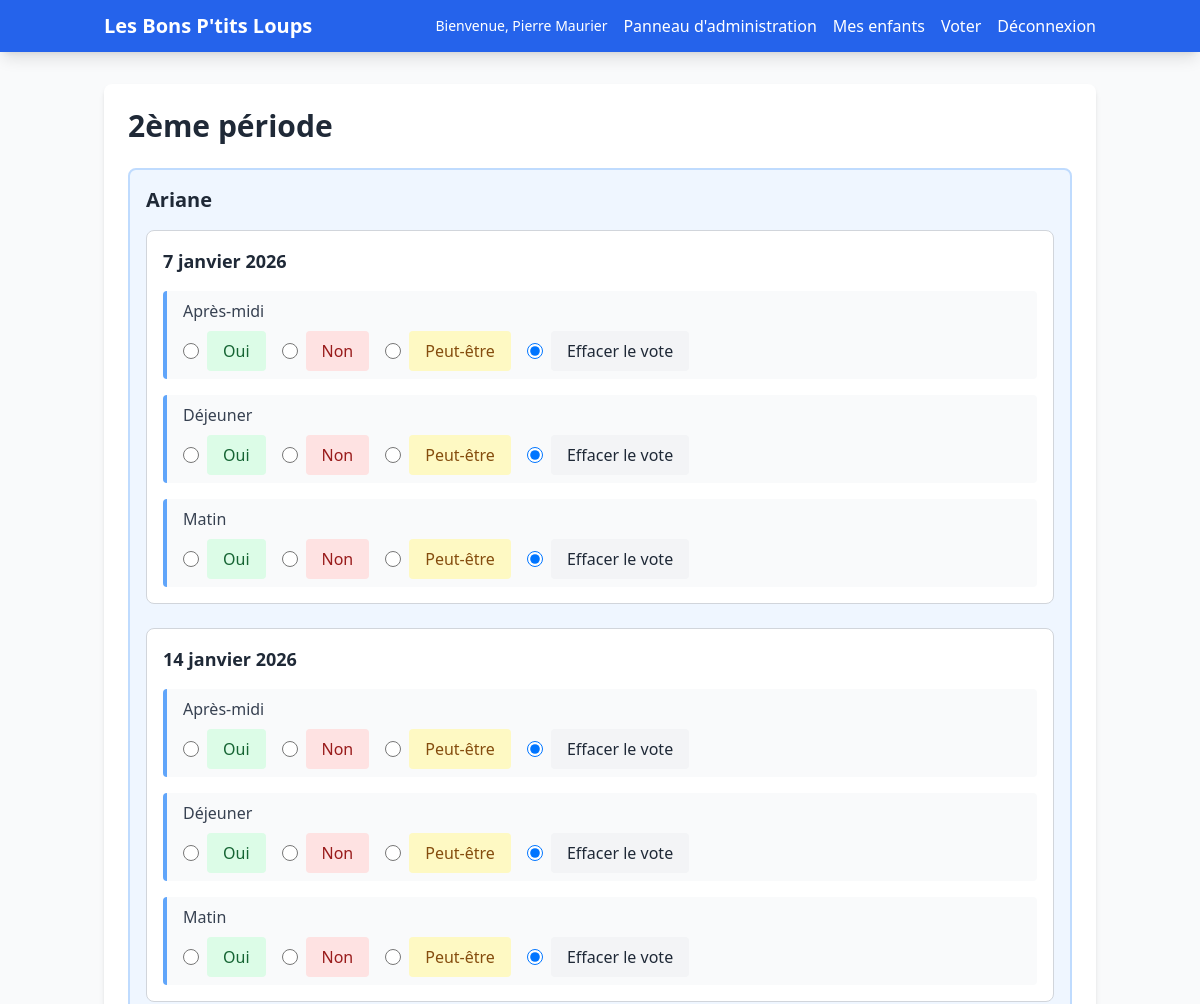
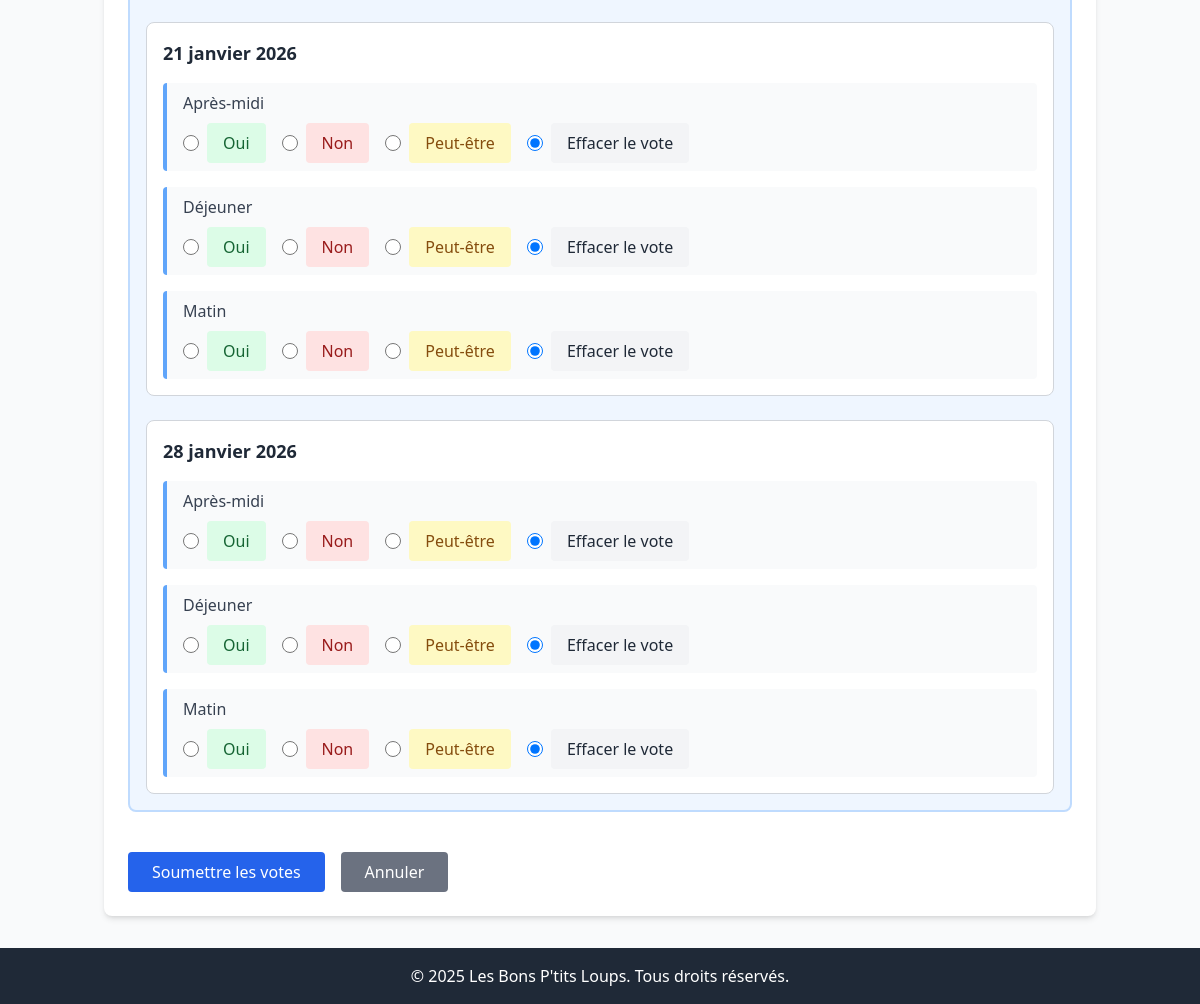
The page /voting/3/vote/ (signed in) on the database its author committed (2 pictures, top to bottom).
### accounts/models.py (models this page shows, shortened)
class CustomUser(AbstractUser):
    is_parent = models.BooleanField(default=False, verbose_name=_('Parent'))
    is_admin = models.BooleanField(default=False, verbose_name=_('Administrateur'))
    class Meta:
        verbose_name = _('Utilisateur')
        verbose_name_plural = _('Utilisateurs')

### voting/models.py (models this page shows, shortened)
class DateGroup(models.Model):
    STATUS_CHOICES = [
        ('active', _('Actif')),
        ('closed', _('Fermé')),
    ]
    title = models.CharField(max_length=200, verbose_name=_('Titre'))
    description = models.TextField(blank=True, null=True, verbose_name=_('Description'))
    created_by = models.ForeignKey(settings.AUTH_USER_MODEL, on_delete=models.CASCADE, related_name='created_date_groups', verbose_name=_('Créé par'))
    created_at = models.DateTimeField(auto_now_add=True, verbose_name=_('Date de création'))
    is_active = models.BooleanField(default=True, verbose_name=_('Actif'))
    status = models.CharField(max_length=10, choices=STATUS_CHOICES, default='active', verbose_name=_('Statut'))
    class Meta:
        verbose_name = _('Groupe de dates')
        verbose_name_plural = _('Groupes de dates')
        ordering = ['-created_at']
    def can_vote(self):
        return self.status == 'active' and self.is_active

class DateOption(models.Model):
    date_group = models.ForeignKey(DateGroup, on_delete=models.CASCADE, related_name='date_options', verbose_name=_('Groupe de dates'))
    date = models.DateField(verbose_name=_('Date'))
    class Meta:
        verbose_name = _('Option de date')
        verbose_name_plural = _('Options de dates')
        ordering = ['date']

class TimeSlot(models.Model):
    PERIOD_CHOICES = [
        ('morning', _('Matin')),
        ('lunch', _('Déjeuner')),
        ('afternoon', _('Après-midi')),
    ]
    date_option = models.ForeignKey(DateOption, on_delete=models.CASCADE, related_name='time_slots', verbose_name=_('Option de date'))
    period = models.CharField(max_length=10, choices=PERIOD_CHOICES, verbose_name=_('Période'))
    class Meta:
        verbose_name = _('Créneau horaire')
        verbose_name_plural = _('Créneaux horaires')
        unique_together = [['date_option', 'period']]
        ordering = ['date_option', 'period']

### children/models.py (models this page shows, shortened)
class Child(models.Model):
    name = models.CharField(max_length=100, verbose_name=_('Nom'))
    birth_date = models.DateField(verbose_name=_('Date de naissance'))
    parent = models.ForeignKey(settings.AUTH_USER_MODEL, on_delete=models.CASCADE, related_name='children', verbose_name=_('Parent'))
    class Meta:
        verbose_name = _('Enfant')
        verbose_name_plural = _('Enfants')
        ordering = ['name']

### voting/views.py (the view, shortened to what this page needs)
# urls.py: path('<int:group_id>/vote/', views.vote_view, name='vote'),
@login_required
def vote_view(request, group_id):
    date_group = get_object_or_404(DateGroup, pk=group_id, is_active=True)
    if not date_group.can_vote():
        messages.warning(request, _('Ce groupe de dates est fermé. Vous ne pouvez plus voter, mais vous pouvez consulter les résultats.'))
        return redirect('voting:results', group_id=group_id)
    date_options = date_group.date_options.prefetch_related('time_slots')
    children = Child.objects.filter(parent=request.user)
    if not children.exists():
        messages.warning(request, _('Vous devez enregistrer au moins un enfant avant de voter.'))
        return redirect('children:dashboard')
    existing_votes = {}
    for child in children:
        child_votes = {}
        votes = Vote.objects.filter(
            child=child,
            time_slot__date_option__date_group=date_group
        ).select_related('time_slot', 'time_slot__date_option')
        for vote in votes:
            child_votes[vote.time_slot.id] = vote.choice
        existing_votes[child.id] = child_votes
    context = {
        'date_group': date_group,
        'date_options': date_options,
        'children': children,
        'existing_votes': existing_votes,
    }
    return render(request, 'voting/vote.html', context)

### voting/templatetags/voting_tags.py (called while the page is built)
@register.filter
def get_item(dictionary, key):
    if dictionary is None:
        return None
    return dictionary.get(key)

### voting/templates/voting/vote.html (shortened to what this page needs)
{% extends 'base.html' %}
{% load voting_tags %}
{% load i18n %}
{% block content %}
<div class="bg-white rounded-lg shadow-md p-6">
    <h1 class="text-3xl font-bold text-gray-800 mb-4">{{ date_group.title }}</h1>
    <form method="post" class="space-y-6">
        <div class="space-y-6">
            {% for child in children %}
                <div class="border-2 border-blue-200 rounded-lg p-4 bg-blue-50">
                    <h2 class="text-xl font-bold text-gray-800 mb-4">{{ child.name }}</h2>
                    <div class="space-y-6">
                        {% for option in date_options %}
                            <div class="border border-gray-300 rounded-lg p-4 bg-white">
                                <h3 class="text-lg font-semibold text-gray-800 mb-4">{{ option.date|date }}</h3>
                                <div class="space-y-4">
                                    {% for time_slot in option.time_slots.all %}
                                        <div class="border-l-4 border-blue-400 pl-4 py-2 bg-gray-50 rounded">
                                            <h4 class="font-medium text-gray-700 mb-2">{{ time_slot.get_period_display }}</h4>
                                            <div class="flex space-x-4">
                                                <label class="flex items-center space-x-2 cursor-pointer">
                                                    <input type="radio" name="choice_{{ child.id }}_{{ time_slot.id }}" value="yes"
                                                           {% with child_votes=existing_votes|get_item:child.id %}
                                                           {% endwith %}
                                                           class="w-4 h-4 text-green-600">
                                                    <span class="bg-green-100 text-green-800 px-4 py-2 rounded hover:bg-green-200 transition">{% trans "Oui" %}</span>
                                                </label>
                                                <label class="flex items-center space-x-2 cursor-pointer">
                                                    <input type="radio" name="choice_{{ child.id }}_{{ time_slot.id }}" value="no"
                                                           {% with child_votes=existing_votes|get_item:child.id %}
                                                           {% endwith %}
                                                           class="w-4 h-4 text-red-600">
                                                    <span class="bg-red-100 text-red-800 px-4 py-2 rounded hover:bg-red-200 transition">{% trans "Non" %}</span>
                                                </label>
                                                <label class="flex items-center space-x-2 cursor-pointer">
                                                    <input type="radio" name="choice_{{ child.id }}_{{ time_slot.id }}" value="maybe"
                                                           {% with child_votes=existing_votes|get_item:child.id %}
                                                           {% endwith %}
                                                           class="w-4 h-4 text-yellow-600">
                                                    <span class="bg-yellow-100 text-yellow-800 px-4 py-2 rounded hover:bg-yellow-200 transition">{% trans "Peut-être" %}</span>
                                                </label>
                                                <label class="flex items-center space-x-2 cursor-pointer">
                                                    <input type="radio" name="choice_{{ child.id }}_{{ time_slot.id }}" value=""
                                                           {% with child_votes=existing_votes|get_item:child.id %}
                                                               {% if not child_votes|get_item:time_slot.id %}checked{% endif %}
                                                           {% endwith %}
                                                           class="w-4 h-4 text-gray-600">
                                                    <span class="bg-gray-100 text-gray-800 px-4 py-2 rounded hover:bg-gray-200 transition">{% trans "Effacer le vote" %}</span>
                                                </label>
                                            </div>
                                        </div>
                                    {% endfor %}
                                </div>
                            </div>
                        {% endfor %}
                    </div>
                </div>
            {% endfor %}
        </div>
        <div class="flex space-x-4 pt-4">
            <button type="submit" class="bg-blue-600 text-white px-6 py-2 rounded hover:bg-blue-700 transition duration-200">
                {% trans "Soumettre les votes" %}
            </button>
            <a href="{% url 'voting:list' %}" class="bg-gray-500 text-white px-6 py-2 rounded hover:bg-gray-600 transition duration-200">
                {% trans "Annuler" %}
            </a>
        </div>
    </form>
</div>
{% endblock %}

### templates/base.html (shortened to what this page needs)
{% load i18n %}
<!DOCTYPE html>
<html lang="fr">
<head>
    <script src="https://cdn.tailwindcss.com"></script>
</head>
<body class="bg-gray-50 min-h-screen">
    <nav class="bg-blue-600 text-white shadow-lg">
        <div class="container mx-auto px-4 py-3">
            <div class="flex justify-between items-center">
                <a href="{% url 'home' %}" class="text-xl font-bold">{% trans "Les Bons P'tits Loups" %}</a>
                <div class="flex items-center space-x-4">
                    {% if user.is_authenticated %}
                        <span class="text-sm">{% blocktrans with first=user.first_name last=user.last_name %}Bienvenue, {{ first }} {{ last }}{% endblocktrans %}</span>
                        {% if user.is_admin %}
                            <a href="{% url 'admin_panel:dashboard' %}" class="hover:text-blue-200">{% trans "Panneau d'administration" %}</a>
                        {% endif %}
                        {% if user.is_parent or user.is_admin %}
                            <a href="{% url 'children:dashboard' %}" class="hover:text-blue-200">{% trans "Mes enfants" %}</a>
                            <a href="{% url 'voting:list' %}" class="hover:text-blue-200">{% trans "Voter" %}</a>
                        {% endif %}
                        <a href="{% url 'accounts:logout' %}" class="hover:text-blue-200">{% trans "Déconnexion" %}</a>
                    {% else %}
                        <a href="{% url 'accounts:login' %}" class="hover:text-blue-200">{% trans "Connexion" %}</a>
                        <a href="{% url 'accounts:register' %}" class="hover:text-blue-200">{% trans "Inscription" %}</a>
                    {% endif %}
                </div>
            </div>
        </div>
    </nav>
    <main class="container mx-auto px-4 py-8">
        {% block content %}
        {% endblock %}
    </main>
    <footer class="bg-gray-800 text-white mt-auto py-4">
        <div class="container mx-auto px-4 text-center">
            <p>&copy; 2025 {% trans "Les Bons P'tits Loups" %}. {% trans "Tous droits réservés." %}</p>
        </div>
    </footer>
</body>
</html>

### rows shown on the page
DateGroup: title "2ème période"
Child: name "Ariane"
DateOption: date "7 janvier 2026"
TimeSlot: period "Après-midi", id "☐ Oui", id "☐ Non", id "☐ Peut-être", id "☑ Effacer le vote"
TimeSlot: period "Déjeuner", id "☐ Oui", id "☐ Non", id "☐ Peut-être", id "☑ Effacer le vote"
TimeSlot: period "Matin", id "☐ Oui", id "☐ Non", id "☐ Peut-être", id "☑ Effacer le vote"
DateOption: date "14 janvier 2026"
TimeSlot: period "Après-midi", id "☐ Oui", id "☐ Non", id "☐ Peut-être", id "☑ Effacer le vote"
TimeSlot: period "Déjeuner", id "☐ Oui", id "☐ Non", id "☐ Peut-être", id "☑ Effacer le vote"
TimeSlot: period "Matin", id "☐ Oui", id "☐ Non", id "☐ Peut-être", id "☑ Effacer le vote"
DateOption: date "21 janvier 2026"
TimeSlot: period "Après-midi", id "☐ Oui", id "☐ Non", id "☐ Peut-être", id "☑ Effacer le vote"
TimeSlot: period "Déjeuner", id "☐ Oui", id "☐ Non", id "☐ Peut-être", id "☑ Effacer le vote"
TimeSlot: period "Matin", id "☐ Oui", id "☐ Non", id "☐ Peut-être", id "☑ Effacer le vote"
DateOption: date "28 janvier 2026"
TimeSlot: period "Après-midi", id "☐ Oui", id "☐ Non", id "☐ Peut-être", id "☑ Effacer le vote"
TimeSlot: period "Déjeuner", id "☐ Oui", id "☐ Non", id "☐ Peut-être", id "☑ Effacer le vote"
TimeSlot: period "Matin", id "☐ Oui", id "☐ Non", id "☐ Peut-être", id "☑ Effacer le vote"
